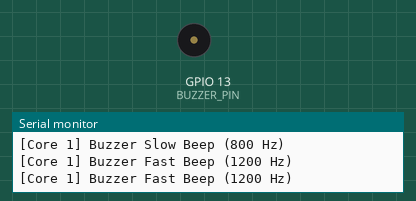
Bench run of a sketch on a simulated ESP32-S3. Parts: buzzer (waves = sounding), the last lines printed to the serial monitor.

Above: at 1.65 s.
At 3.1 s:
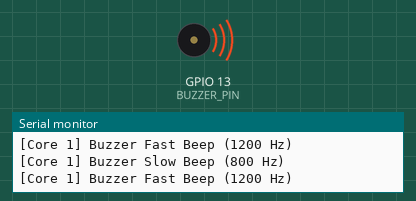
Timing chart, 0 to 4.0 s (numbered marks = the images above):
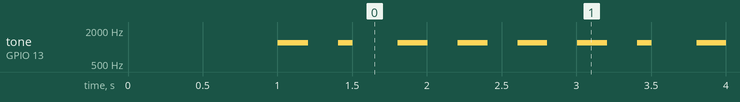

The sketch:

buzzer.ino
```cpp
#include <Arduino.h>
#include "freertos/FreeRTOS.h"
#include "freertos/task.h"

#define BUZZER_PIN 13  // Pin buzzer aktif HIGH

TaskHandle_t TaskCore0;
TaskHandle_t TaskCore1;

// ===== CORE 0: Buzzer Lambat =====
void Core0Task(void *pvParameters) {
  for (;;) {
    tone(BUZZER_PIN, 800); // frekuensi 800 Hz
    Serial.printf("[Core %d] Buzzer Slow Beep (800 Hz)\n", xPortGetCoreID());
    vTaskDelay(500 / portTICK_PERIOD_MS); // bunyi 0.5 detik
    noTone(BUZZER_PIN);
    vTaskDelay(500 / portTICK_PERIOD_MS); // diam 0.5 detik
  }
}

// ===== CORE 1: Buzzer Cepat =====
void Core1Task(void *pvParameters) {
  for (;;) {
    tone(BUZZER_PIN, 1200); // frekuensi 1200 Hz
    Serial.printf("[Core %d] Buzzer Fast Beep (1200 Hz)\n", xPortGetCoreID());
    vTaskDelay(200 / portTICK_PERIOD_MS); // bunyi 0.2 detik
    noTone(BUZZER_PIN);
    vTaskDelay(200 / portTICK_PERIOD_MS); // diam 0.2 detik
  }
}

// ===== SETUP =====
void setup() {
  Serial.begin(115200);
  delay(1000);
  Serial.println("ESP32-S3 Dual Core FreeRTOS Buzzer (Normal Mode)");

  pinMode(BUZZER_PIN, OUTPUT);

  // Jalankan task di dua core berbeda
  xTaskCreatePinnedToCore(Core0Task, "Core0Task", 2048, NULL, 1, &TaskCore0, 0); // Core 0
  xTaskCreatePinnedToCore(Core1Task, "Core1Task", 2048, NULL, 1, &TaskCore1, 1); // Core 1
}

void loop() {
  // Kosong, semua dijalankan oleh task
}
```

Measured:
- by itself, tone on GPIO 13 (BUZZER_PIN): plays 1200 Hz for 0.20 s, 1200 Hz for 0.10 s, 1200 Hz for 0.20 s, 1200 Hz for 0.20 s, 1200 Hz for 0.20 s, 1200 Hz for 0.20 s … (437 notes in this stretch)
